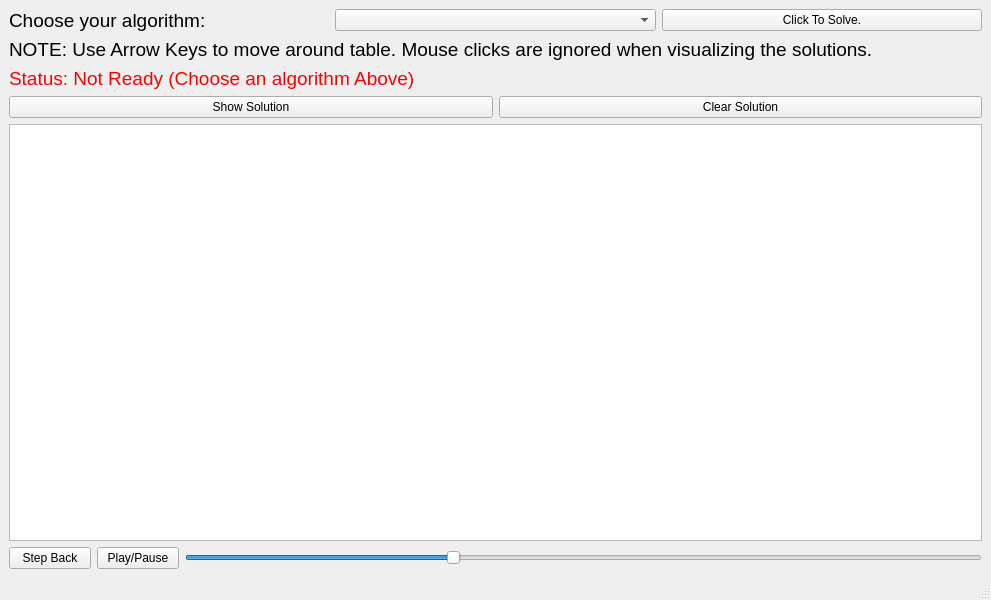
<?xml version="1.0" encoding="UTF-8"?>
<ui version="4.0">
 <class>MainWindow</class>
 <widget class="QMainWindow" name="MainWindow">
  <property name="geometry">
   <rect>
    <x>0</x>
    <y>0</y>
    <width>991</width>
    <height>600</height>
   </rect>
  </property>
  <property name="windowTitle">
   <string>KnapSack Visualizer</string>
  </property>
  <widget class="QWidget" name="centralwidget">
   <layout class="QGridLayout" name="gridLayout">
    <item row="0" column="0">
     <layout class="QVBoxLayout" name="verticalLayout">
      <item>
       <layout class="QHBoxLayout" name="horizontalLayout_6">
        <item>
         <widget class="QLabel" name="label">
          <property name="font">
           <font>
            <pointsize>14</pointsize>
           </font>
          </property>
          <property name="text">
           <string>Choose your algorithm: </string>
          </property>
         </widget>
        </item>
        <item>
         <widget class="QComboBox" name="alg_box"/>
        </item>
        <item>
         <widget class="QPushButton" name="alg_btn">
          <property name="text">
           <string>Click To Solve.</string>
          </property>
         </widget>
        </item>
       </layout>
      </item>
      <item>
       <widget class="QLabel" name="label_2">
        <property name="font">
         <font>
          <pointsize>14</pointsize>
         </font>
        </property>
        <property name="text">
         <string>NOTE: Use Arrow Keys to move around table. Mouse clicks are ignored when visualizing the solutions.</string>
        </property>
       </widget>
      </item>
      <item>
       <widget class="QLabel" name="status_lbl">
        <property name="font">
         <font>
          <pointsize>14</pointsize>
         </font>
        </property>
        <property name="text">
         <string>&lt;html&gt;&lt;head/&gt;&lt;body&gt;&lt;p&gt;&lt;span style=&quot; color:#fc0000;&quot;&gt;Status: Not Ready (Choose an algorithm Above)&lt;/span&gt;&lt;/p&gt;&lt;/body&gt;&lt;/html&gt;</string>
        </property>
       </widget>
      </item>
      <item>
       <layout class="QHBoxLayout" name="horizontalLayout">
        <item>
         <widget class="QPushButton" name="show_sol_btn">
          <property name="text">
           <string>Show Solution</string>
          </property>
         </widget>
        </item>
        <item>
         <widget class="QPushButton" name="cleardp_btn">
          <property name="text">
           <string>Clear Solution</string>
          </property>
         </widget>
        </item>
       </layout>
      </item>
      <item>
       <layout class="QHBoxLayout" name="horizontalLayout_3"/>
      </item>
      <item>
       <widget class="DPQTableWidget" name="dp_table"/>
      </item>
      <item>
       <layout class="QHBoxLayout" name="horizontalLayout_2">
        <item>
         <widget class="QPushButton" name="step_back_btn">
          <property name="text">
           <string>Step Back</string>
          </property>
         </widget>
        </item>
        <item>
         <widget class="QPushButton" name="pause_btn">
          <property name="text">
           <string>Play/Pause</string>
          </property>
         </widget>
        </item>
        <item>
         <widget class="QSlider" name="speed_slider">
          <property name="maximumSize">
           <size>
            <width>797</width>
            <height>16777215</height>
           </size>
          </property>
          <property name="maximum">
           <number>3000</number>
          </property>
          <property name="singleStep">
           <number>100</number>
          </property>
          <property name="pageStep">
           <number>100</number>
          </property>
          <property name="sliderPosition">
           <number>1000</number>
          </property>
          <property name="orientation">
           <enum>Qt::Horizontal</enum>
          </property>
         </widget>
        </item>
       </layout>
      </item>
     </layout>
    </item>
   </layout>
  </widget>
  <widget class="QMenuBar" name="menubar">
   <property name="geometry">
    <rect>
     <x>0</x>
     <y>0</y>
     <width>991</width>
     <height>20</height>
    </rect>
   </property>
  </widget>
  <widget class="QStatusBar" name="statusbar"/>
 </widget>
 <customwidgets>
  <customwidget>
   <class>DPQTableWidget</class>
   <extends>QTableWidget</extends>
   <header>dpqtablewidget.h</header>
  </customwidget>
 </customwidgets>
 <resources/>
 <connections/>
</ui>
